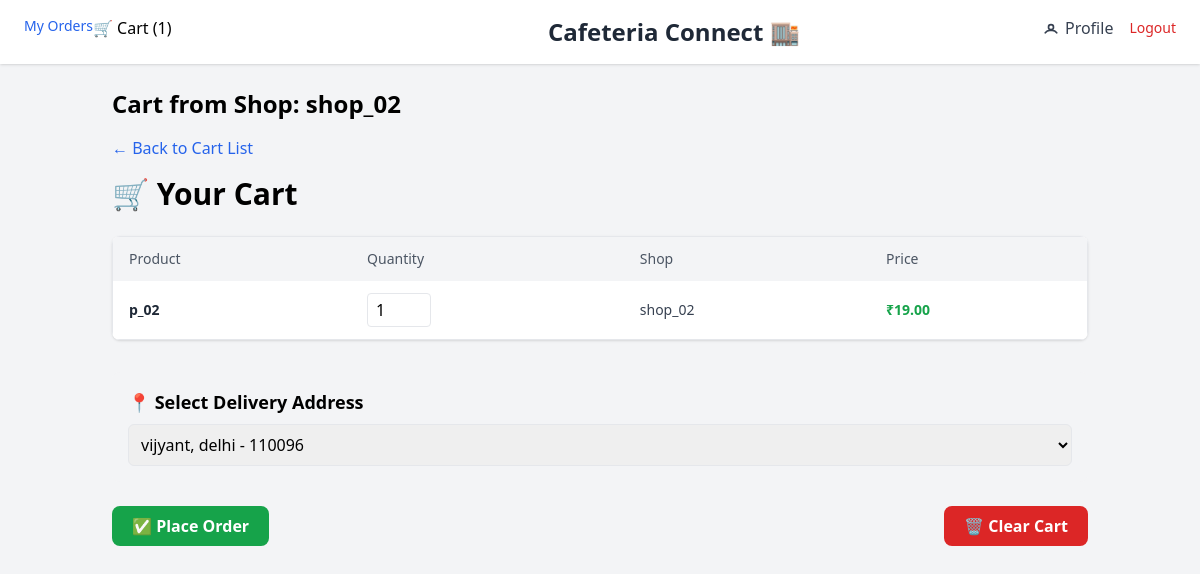
Screenshot of /cart/20/ (signed in) with the database file from the repository.
### cart/models.py (models this page shows, shortened)
class Cart(models.Model):
    user = models.ForeignKey(User, on_delete=models.CASCADE)
    shop = models.ForeignKey(Shop, on_delete=models.CASCADE)
    created_at = models.DateTimeField(auto_now_add=True)
    is_ordered = models.BooleanField(default=False)

class CartItem(models.Model):
    cart = models.ForeignKey(Cart, on_delete=models.CASCADE, related_name='items', null=True)
    product = models.ForeignKey(Product, on_delete=models.CASCADE)
    quantity = models.PositiveIntegerField(default=1)
    added_at = models.DateTimeField(auto_now_add=True)

### shops/models.py (models this page shows, shortened)
class Shop(models.Model):
    owner = models.ForeignKey(User, on_delete=models.CASCADE)
    name = models.CharField(max_length=100)
    floor = models.IntegerField()
    contact = models.CharField(max_length=15)

class Product(models.Model):
    shop = models.ForeignKey(Shop, on_delete=models.CASCADE, related_name='products')
    name = models.CharField(max_length=100)
    price = models.DecimalField(max_digits=7, decimal_places=2)
    description = models.TextField(blank=True)
    is_available = models.BooleanField(default=True)
    stock = models.PositiveIntegerField(default=0)

### cart/views.py (the view)
# urls.py: path('<int:cart_id>/', views.view_cart, name='view_cart'),
@login_required
def view_cart(request, cart_id):
    cart = get_object_or_404(Cart, id=cart_id, user=request.user, is_ordered=False)
    cart_items = cart.items.all()
    addresses = Address.objects.filter(user=request.user)
    return render(request, 'cart/cart.html', {"cart_items": cart_items, "cart": cart, 'addresses': addresses})

### cart/context_processors.py (called while the page is built)
def cart_item_count(request):
    count = 0
    current_cart = None
    if request.user.is_authenticated:
        current_cart = Cart.objects.filter(user=request.user).last()
        if current_cart:
            count = current_cart.items.count()
    return {
        "cart_item_count": count,
        "current_cart": current_cart,
    }

### cart/templates/cart/cart.html (shortened to what this page needs)
{% extends 'base.html' %}
{% load static %}
{% block content %}
  <div class="max-w-5xl mx-auto p-6">
    <h2 class="text-2xl font-bold mb-4">Cart from Shop: {{ cart.shop.name }}</h2>
    <a href="{% url 'cart_list' %}" class="text-blue-600 hover:underline mb-4 inline-block">← Back to Cart List</a>
    <h2 class="text-3xl font-bold mb-6">🛒 Your Cart</h2>
    {% if cart_items %}
      <div class="overflow-x-auto rounded-lg shadow">
        <table class="min-w-full bg-white border border-gray-200">
          <thead class="bg-gray-100">
            <tr>
              <th class="py-3 px-4 text-left text-sm font-medium text-gray-600">Product</th>
              <th class="py-3 px-4 text-left text-sm font-medium text-gray-600">Quantity</th>
              <th class="py-3 px-4 text-left text-sm font-medium text-gray-600">Shop</th>
              <th class="py-3 px-4 text-left text-sm font-medium text-gray-600">Price</th>
            </tr>
          </thead>
          <tbody class="divide-y divide-gray-100">
            {% for item in cart_items %}
                <tr class="hover:bg-gray-50">
                <td class="py-3 px-4 text-sm text-gray-800 font-semibold">{{ item.product.name }}</td>
                <td class="py-3 px-4">
                    <input type="number" id="quantity_{{ item.product.id }}" value="{{ item.quantity }}" min="1" class="w-16 border px-2 py-1 rounded">
                </td>
                <td class="py-3 px-4 text-sm text-gray-700">{{ item.product.shop.name }}</td>
                <td class="py-3 px-4 text-sm text-green-600 font-bold">₹{{ item.product.price }}</td>
                </tr>
            {% endfor %}
        </tbody>
        </table>
      </div>
      <div class="mt-8 bg-gray-100 p-4 rounded-lg">
        <h3 class="text-lg font-semibold mb-2">📍 Select Delivery Address</h3>
        {% if addresses %}
          <select id="addressSelect" class="w-full p-2 border rounded-md">
            {% for address in addresses %}
              <option value="{{ address.id }}">
                {{ address.name }}, {{ address.state }} - {{ address.pincode }}
              </option>
            {% endfor %}
          </select>
        {% else %}
          <div class="text-red-600 mb-2">⚠️ No address found. Please add one.</div>
          <a href="{% url 'add_address' %}" class="bg-blue-600 text-white px-4 py-2 rounded hover:bg-blue-700 inline-block">➕ Add Address</a>
        {% endif %}
      </div>
      <div class="mt-6 flex justify-between">
        <button onclick="placeOrder('{{ cart_items.0.cart.id }}')" class="bg-green-600 hover:bg-green-700 text-white font-semibold py-2 px-5 rounded-lg transition duration-200">✅ Place Order</button>
        <button onclick="clearCart()" class="bg-red-600 hover:bg-red-700 text-white font-semibold py-2 px-5 rounded-lg transition duration-200">🗑️ Clear Cart</button>
      </div>
    {% endif %}
  </div>
{% endblock %}

### rows the page displays
Cart: shop.name "shop_02"
CartItem: product.name "p_02", quantity "1", product.shop.name "shop_02", product.price "19.00"

### other values shown
{{ cart_item_count }} "1"
form field value "vijyant, delhi - 110096"
